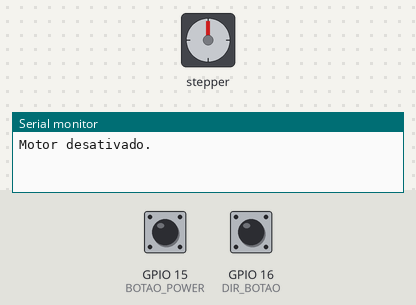
The sketch below on a simulated ESP32. Shown: stepper motor, the last lines printed to the serial monitor. Wiring (from diagram.json): stepper motor driver (200 steps per turn assumed): step GPIO 4; direction GPIO 2; enable GPIO 17. Inputs (shaded band) come from the test bench; at power-on: GPIO 15 (BOTAO_POWER) HIGH, GPIO 16 (DIR_BOTAO) HIGH.

Above: at 1.2 s.
1.3 s: GPIO 15 (BOTAO_POWER) pulled LOW for 0.15 s
At 4.27 s:
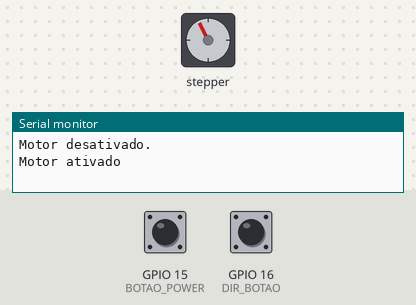
4.3 s: GPIO 16 (DIR_BOTAO) pulled LOW for 0.15 s
7.4 s: GPIO 16 (DIR_BOTAO) pulled LOW for 1 s
11.4 s: GPIO 15 (BOTAO_POWER) pulled LOW for 1 s
At 12.5 s:
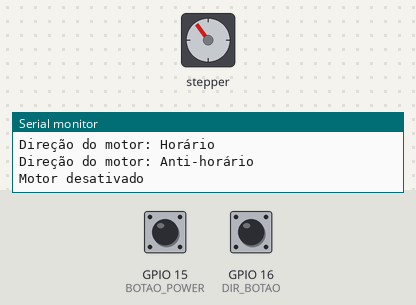
13.9 s: GPIO 15 (BOTAO_POWER) pulled LOW for 0.15 s
At 16.8 s:
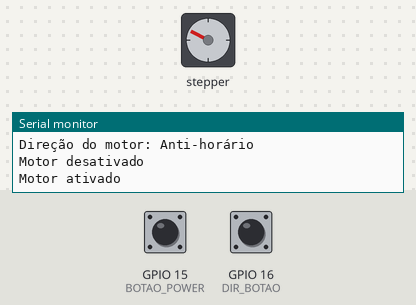
16.9 s: GPIO 15 (BOTAO_POWER) pulled LOW for 3.2 s
At 17.5 s:
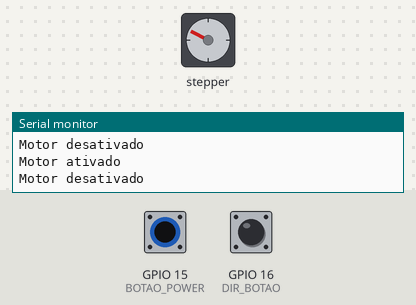
Timing chart, 0 to 19.9 s (numbered marks = the images above; inputs shaded):
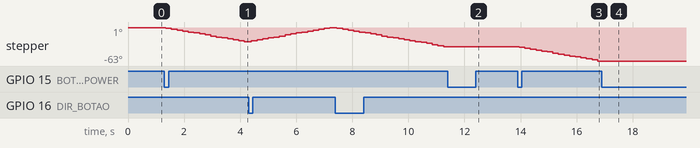

The sketch:

sketch.ino
```cpp
#define ENABLE 17
#define STEP 4
#define DIR 2

#define BOTAO_POWER 15
#define DIR_BOTAO 16

int estadoBotaoPower = 0;
int ultimoEstadoBotaoPower = 0;
int estadoDirBotao = 0;
int ultimoEstadoDirBotao = 0;

bool motorEnabled = false;
bool motorDirection = false;

void setup(){
  pinMode(ENABLE, OUTPUT);
  pinMode(STEP, OUTPUT);
  pinMode(DIR, OUTPUT);

  pinMode(BOTAO_POWER, INPUT_PULLUP);
  pinMode(DIR_BOTAO, INPUT_PULLUP);

  digitalWrite(ENABLE, HIGH);
  digitalWrite(STEP, LOW);
  digitalWrite(DIR, LOW);

  Serial.begin(9600);
  Serial.println("Motor desativado.");
}

void loop(){
  estadoBotaoPower = digitalRead(BOTAO_POWER);

  if (estadoBotaoPower == LOW && ultimoEstadoBotaoPower == HIGH){
    delay(50);
    if (digitalRead(BOTAO_POWER) == LOW){
      motorEnabled = !motorEnabled;
      digitalWrite(ENABLE, motorEnabled ? LOW : HIGH);

      Serial.print("Motor ");
      Serial.println(motorEnabled ? "ativado" : "desativado");
    }
  }

  ultimoEstadoBotaoPower = estadoBotaoPower;

  if (motorEnabled){
    estadoDirBotao = digitalRead(DIR_BOTAO);

    if (estadoDirBotao == LOW && ultimoEstadoDirBotao == HIGH){
      delay(50);
      if(digitalRead(DIR_BOTAO) == LOW){
        motorDirection = !motorDirection;
        digitalWrite(DIR, motorDirection ? HIGH : LOW);

        Serial.print("Direção do motor: ");
        Serial.println(motorDirection ? "Horário" : "Anti-horário");
      }
    }

    ultimoEstadoDirBotao = estadoDirBotao;

    digitalWrite(STEP, HIGH);
    delay(100);
    digitalWrite(STEP, LOW);
    delay(100);
  }
}
```

Measured:
- after the input at 1.3 s, stepper: keeps turning counter-clockwise at about 10°/s, starting after 0.05 s
- after the input at 11.4 s, stepper: stops changing and stays -36°
- after the input at 13.9 s, stepper: keeps turning counter-clockwise at about 10°/s, starting after 0.05 s
- after the input at 16.9 s, stepper: stops changing and stays -63°
